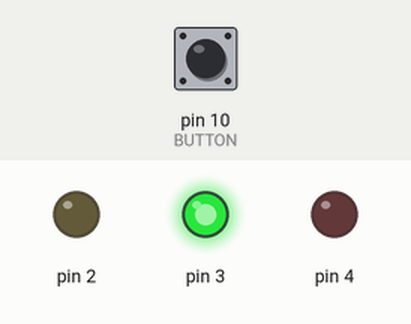
Recording of a sketch running on a simulated Arduino Uno, built with avr-gcc and run on an emulated ATmega328P. Shown: output pins drawn as LEDs (lit = HIGH). The test bench sets the inputs (shaded band); at power-on: pin 10 (BUTTON) LOW.

Above: at 2.8 s.
2.9 s: pin 10 (BUTTON) pulled HIGH for 1.2 s
At 4.1 s:
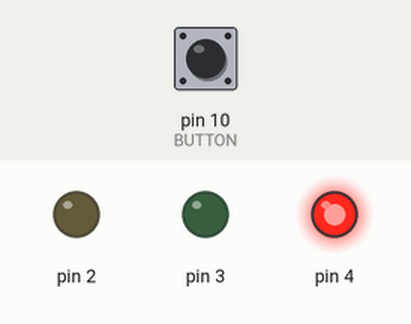
6.5 s: pin 10 (BUTTON) pulled HIGH for 3.2 s
At 10.6 s:
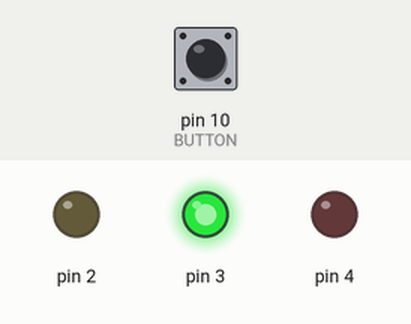
Timing chart, 0 to 12.1 s (numbered marks = the images above; inputs shaded):
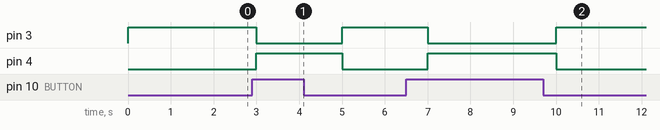

The sketch:

ArduinoButton.ino
```cpp
#include "TrafficLight.h"
#include "Button.h"

int LED_GREEN = 3;
int LED_YELLOW = 2;
int LED_RED = 4;
int BUTTON = 10;

TrafficLight trafficLight(LED_GREEN, LED_YELLOW, LED_RED);
Button button(BUTTON);

void setup() {

}

void loop() {
  if(button.isPressed()){
    trafficLight.green();
    delay(1000);
  } else {
    trafficLight.red();
    delay(1000);
  }

  // trafficLight.yellow();
  // delay(1000);

}
```

Button.h
```cpp
class Button {

int _buttonPin;

public:
  Button(int buttonPin) {
    _buttonPin = buttonPin;
    pinMode(_buttonPin, INPUT);
  }

  bool isPressed() {
    return !digitalRead(_buttonPin);
  }

};
```

TrafficLight.h
```cpp
class TrafficLight {

  int _greenLED;
  int _yellowLED;
  int _redLED;

public:
  TrafficLight(int greenLED, int yellowLED, int redLED) {
    _greenLED = greenLED;
    _yellowLED = yellowLED;
    _redLED = redLED;

     pinMode(_greenLED, OUTPUT);
     pinMode(_yellowLED, OUTPUT);
     pinMode(_redLED, OUTPUT);
  }

  void green() {
    digitalWrite(_greenLED, HIGH);
    digitalWrite(_yellowLED, LOW);
    digitalWrite(_redLED, LOW);
  }

  void yellow() {
    digitalWrite(_greenLED, LOW);
    digitalWrite(_yellowLED, HIGH);
    digitalWrite(_redLED, LOW);
  }

  void red() {
    digitalWrite(_greenLED, LOW);
    digitalWrite(_yellowLED, LOW);
    digitalWrite(_redLED, HIGH);
  }

  void off() {
    digitalWrite(_greenLED, LOW);
    digitalWrite(_yellowLED, LOW);
    digitalWrite(_redLED, LOW);
  }

};
```

Measured:
- after the input at 2.9 s, pin 3: HIGH → LOW after 0.10 s, → HIGH 2.0 s later; pin 4: LOW → HIGH after 0.10 s, → LOW 2.0 s later
- after the input at 6.5 s, pin 3: HIGH → LOW after 0.50 s, → HIGH 3.0 s later; pin 4: LOW → HIGH after 0.50 s, → LOW 3.0 s later
